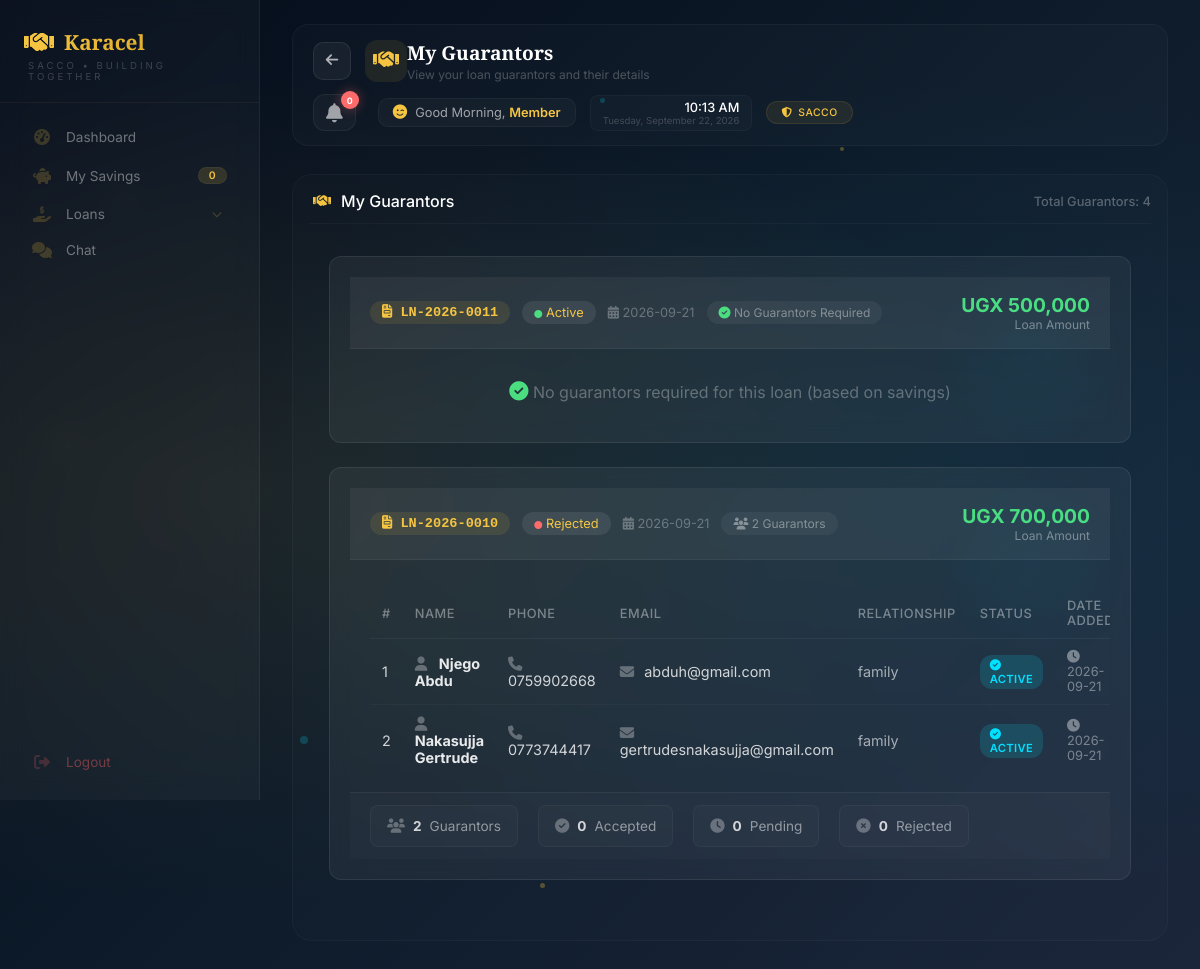
The app's page /member/guarantors (signed in) with its own data.
### tables this page shows
CREATE TABLE loans (
            id INTEGER PRIMARY KEY AUTOINCREMENT,
            loan_number TEXT UNIQUE NOT NULL,
            user_id INTEGER NOT NULL,
            amount REAL NOT NULL,
            interest_rate REAL NOT NULL,
            interest_amount REAL NOT NULL,
            total_repayment REAL NOT NULL,
            monthly_installment REAL NOT NULL,
            tenure INTEGER DEFAULT 3,
            purpose TEXT,
            repayment_plan TEXT,
            status TEXT DEFAULT 'pending',
            application_date TEXT NOT NULL,
            approved_date TEXT,
            disbursed_date TEXT,
            completed_date TEXT,
            rejected_date TEXT,
            rejection_reason TEXT,
            admin_rejection_reason TEXT,
            current_balance REAL DEFAULT 0,
            interest_accrued REAL DEFAULT 0,
            last_interest_date TEXT,
            months_overdue INTEGER DEFAULT 0,
            start_month INTEGER DEFAULT 0,
            end_month INTEGER DEFAULT 12,
            created_at TIMESTAMP DEFAULT CURRENT_TIMESTAMP, last_payment_date TEXT, last_payment_amount REAL DEFAULT 0, total_interest_accrued REAL DEFAULT 0, principal_paid REAL DEFAULT 0, interest_paid REAL DEFAULT 0, months_paid INTEGER DEFAULT 0, original_balance REAL DEFAULT 0, total_interest_calculated REAL DEFAULT 0, due_date TEXT, loan_start_date TEXT, loan_end_date TEXT, completion_date TEXT, disbursement_date TEXT, next_interest_date TEXT, payment_method TEXT, transaction_ref TEXT, notes TEXT, collateral TEXT, guarantor_required INTEGER DEFAULT 0, rejected_by TEXT, approved_by TEXT, approved_by_role TEXT, disbursed_by TEXT, disbursed_by_role TEXT, application_fee REAL DEFAULT 1000, application_fee_paid INTEGER DEFAULT 0, net_loan_amount REAL DEFAULT 0, loan_type TEXT DEFAULT "standard", disbursed_amount REAL DEFAULT 0, total_fees_paid REAL DEFAULT 0, total_penalties REAL DEFAULT 0, accrued_interest REAL DEFAULT 0, last_interest_applied_date TEXT, total_interest_charged REAL DEFAULT 0,
            FOREIGN KEY (user_id) REFERENCES users(id)
        );

CREATE TABLE loan_guarantors (
            id INTEGER PRIMARY KEY AUTOINCREMENT,
            loan_id INTEGER NOT NULL,
            guarantor_name TEXT NOT NULL,
            phone TEXT NOT NULL,
            email TEXT,
            relationship TEXT,
            status TEXT DEFAULT 'active',
            created_at TIMESTAMP DEFAULT CURRENT_TIMESTAMP,
            FOREIGN KEY (loan_id) REFERENCES loans(id)
        );

### app.py (the view)
@app.route("/member/guarantors")
def member_guarantors():
    if "user_id" not in session:
        return redirect("/login")
    user_id = session["user_id"]
    db = get_db()
    db.row_factory = sqlite3.Row
    try:
        guarantors = db.execute("""
            SELECT
                lg.*,
                l.loan_number,
                l.amount,
                l.status as loan_status,
                l.application_date,
                l.interest_amount,
                l.total_repayment
            FROM loan_guarantors lg
            JOIN loans l ON lg.loan_id = l.id
            WHERE l.user_id = ?
            ORDER BY l.application_date DESC, lg.id DESC
        """, (user_id,)).fetchall()
        loans = db.execute("""
            SELECT
                id,
                loan_number,
                amount,
                interest_amount,
                total_repayment,
                status,
                application_date,
                approved_date,
                disbursed_date,
                completed_date,
                current_balance,
                created_at
            FROM loans
            WHERE user_id = ?
            ORDER BY application_date DESC
        """, (user_id,)).fetchall()
        db.close()
        return render_template(
            "member/member-guarantors.html",
            guarantors=guarantors,
            loans=loans
        )
    except Exception as e:
        import traceback
        traceback.print_exc()
        db.close()
        flash(f"Error loading guarantors: {str(e)}", "danger")
        return redirect(url_for("member_dashboard"))

### app.py (called while the page is built)
def get_db():
    conn = sqlite3.connect("sacco.db")
    conn.row_factory = sqlite3.Row
    return conn

@app.context_processor
def inject_globals():
    from datetime import datetime
    completed_loans = 0
    try:
        if 'user_id' in session:
            role = session.get('role', '')
            if role in ['treasurer', 'admin', 'chairperson']:
                db = get_db()
                completed_loans = db.execute("SELECT COUNT(*) FROM loans WHERE status = 'completed'").fetchone()[0]
                db.close()
    except Exception as e:
        print(f"Error getting completed_loans: {e}")
    return {
        'now': datetime.now(),
        'completed_loans': completed_loans
    }

### templates/member/member-guarantors.html (shortened to what this page needs)
{% extends "member/member-base.html" %}
{% block page_title %}My Guarantors{% endblock %}
{% block page_subtitle %}View your loan guarantors and their details{% endblock %}
{% block content %}
<div class="history-section">
    <div class="history-title">
        <i class="fas fa-handshake"></i> My Guarantors
        <span style="font-size: 0.8rem; margin-left: auto; color: rgba(255,255,255,0.3);">
            Total Guarantors: {{ guarantors|length }}
        </span>
    </div>
    <div style="padding: 20px;">
        {% if guarantors %}
            {% set loan_ids = [] %}
            {% for guarantor in guarantors %}
                {% if guarantor.loan_id not in loan_ids %}
                    {% set _ = loan_ids.append(guarantor.loan_id) %}
                {% endif %}
            {% endfor %}
            {% for loan_id in loan_ids %}
                {% set loan = loans|selectattr('id', 'equalto', loan_id)|first %}
                {% if loan %}
                <div class="guarantor-card">
                    <div class="guarantor-header">
                        <div class="guarantor-title">
                            <span class="loan-number-badge">
                                <i class="fas fa-file-invoice"></i> {{ loan.loan_number }}
                            </span>
                            <span class="guarantor-badge">
                                <i class="fas fa-circle" style="color: {% if loan.status == 'pending' %}#f5c542{% elif loan.status == 'approved' %}#00e0ff{% elif loan.status in ['disbursed', 'active'] %}#4ade80{% elif loan.status == 'completed' %}#6366f1{% else %}#ff6b6b{% endif %}; font-size: 0.5rem;"></i>
                                {{ loan.status|title }}
                            </span>
                            <span style="color: rgba(255,255,255,0.3); font-size: 0.8rem;">
                                <i class="fas fa-calendar-alt"></i> {{ loan.application_date }}
                            </span>
                            <span class="no-guarantors-badge">
                                {% set loan_guarantors = guarantors|selectattr('loan_id', 'equalto', loan_id)|list %}
                                {% if loan_guarantors|length > 0 and loan_guarantors[0].guarantor_name == 'No Guarantor Required' %}
                                    <i class="fas fa-check-circle" style="color: #4ade80;"></i> No Guarantors Required
                                {% else %}
                                    <i class="fas fa-users"></i> {{ loan_guarantors|length }} Guarantors
                                {% endif %}
                            </span>
                        </div>
                        <div class="guarantor-amount">
                            <div class="amount">UGX {{ "{:,.0f}".format(loan.amount) if loan.amount else '0' }}</div>
                            <div class="label">Loan Amount</div>
                        </div>
                    </div>
                    {% set loan_guarantors = guarantors|selectattr('loan_id', 'equalto', loan_id)|list %}
                    {% if loan_guarantors and loan_guarantors[0].guarantor_name != 'No Guarantor Required' %}
                    <div class="guarantor-table-wrapper">
                        <table class="guarantor-table">
                            <thead>
                                <tr>
                                    <th>#</th>
                                    <th>Name</th>
                                    <th>Phone</th>
                                    <th>Email</th>
                                    <th>Relationship</th>
                                    <th>Status</th>
                                    <th>Date Added</th>
                                </tr>
                            </thead>
                            <tbody>
                                {% for guarantor in loan_guarantors %}
                                <tr>
                                    <td>{{ loop.index }}</td>
                                    <td>
                                        <strong style="color: rgba(255,255,255,0.9);">
                                            <i class="fas fa-user" style="color: rgba(255,255,255,0.3); margin-right: 8px;"></i>
                                            {{ guarantor.guarantor_name }}
                                        </strong>
                                    </td>
                                    <td>
                                        <i class="fas fa-phone" style="color: rgba(255,255,255,0.3); margin-right: 6px;"></i>
                                        {{ guarantor.phone }}
                                    </td>
                                    <td>
                                        {% if guarantor.email %}
                                            <i class="fas fa-envelope" style="color: rgba(255,255,255,0.3); margin-right: 6px;"></i>
                                            {{ guarantor.email }}
                                        {% else %}
                                            <span style="color: rgba(255,255,255,0.2);">-</span>
                                        {% endif %}
                                    </td>
                                    <td>
                                        {% if guarantor.relationship %}
                                            <span style="color: rgba(255,255,255,0.6);">{{ guarantor.relationship }}</span>
                                        {% else %}
                                            <span style="color: rgba(255,255,255,0.2);">-</span>
                                        {% endif %}
                                    </td>
                                    <td>
                                        <span class="status-badge
                                            {% if guarantor.status == 'accepted' %}status-accepted
                                            {% elif guarantor.status == 'pending' %}status-pending
                                            {% elif guarantor.status == 'active' %}status-active
                                            {% else %}status-rejected{% endif %}">
                                            {% if guarantor.status == 'accepted' %}
                                                <i class="fas fa-check-circle"></i> ACCEPTED
                                            {% elif guarantor.status == 'pending' %}
                                                <i class="fas fa-clock"></i> PENDING
                                            {% elif guarantor.status == 'active' %}
                                                <i class="fas fa-check-circle"></i> ACTIVE
                                            {% else %}
                                                <i class="fas fa-times-circle"></i> {{ guarantor.status|upper }}
                                            {% endif %}
                                        </span>
                                    </td>
                                    <td style="color: rgba(255,255,255,0.4); font-size: 0.8rem;">
                                        {% if guarantor.created_at %}
                                            <i class="fas fa-clock"></i> {{ guarantor.created_at[:10] }}
                                        {% else %}
                                            -
                                        {% endif %}
                                    </td>
                                </tr>
                                {% endfor %}
                            </tbody>
                        </table>
                    </div>
                    <div class="guarantor-summary">
                        <div class="summary-item">
                            <i class="fas fa-users"></i>
                            <strong>{{ loan_guarantors|length }}</strong> Guarantors
                        </div>
                        <div class="summary-item">
                            <i class="fas fa-check-circle"></i>
                            <strong>
                                {{ loan_guarantors|selectattr('status', 'equalto', 'accepted')|list|length }}
                            </strong> Accepted
                        </div>
                        <div class="summary-item">
                            <i class="fas fa-clock"></i>
                            <strong>
                                {{ loan_guarantors|selectattr('status', 'equalto', 'pending')|list|length }}
                            </strong> Pending
                        </div>
                        <div class="summary-item">
                            <i class="fas fa-times-circle"></i>
                            <strong>
                                {{ loan_guarantors|selectattr('status', 'equalto', 'rejected')|list|length }}
                            </strong> Rejected
                        </div>
                    </div>
                    {% else %}
                    <div style="padding: 20px; text-align: center; color: rgba(255,255,255,0.3);">
                        <i class="fas fa-check-circle" style="color: #4ade80; font-size: 1.2rem;"></i>
                        No guarantors required for this loan (based on savings)
                    </div>
                    {% endif %}
                </div>
                {% endif %}
            {% endfor %}
        {% endif %}
    </div>
</div>
{% endblock %}

### templates/member/member-guarantors.html (style rules this page uses)
.guarantor-card { background: rgba(255,255,255,0.05); border-radius: 12px; border: 1px solid rgba(255,255,255,0.08); margin-bottom: 24px; overflow: hidden; transition: all 0.3s ease; }
.guarantor-header { background: rgba(255,255,255,0.05); padding: 16px 20px; border-bottom: 1px solid rgba(255,255,255,0.05); display: flex; justify-content: space-between; align-items: center; flex-wrap: wrap; gap: 12px; }
.guarantor-title { display: flex; align-items: center; gap: 12px; flex-wrap: wrap; }
.loan-number-badge { background: rgba(0,224,255,0.15); color: #00e0ff; padding: 4px 12px; border-radius: 20px; font-size: 0.85rem; font-weight: 600; }
.guarantor-badge { background: rgba(255,255,255,0.08); padding: 4px 12px; border-radius: 20px; font-size: 0.8rem; }
.guarantor-amount { text-align: right; }
.guarantor-amount .amount { color: #4ade80; font-size: 1.2rem; font-weight: 700; }
.guarantor-amount .label { color: rgba(255,255,255,0.4); font-size: 0.75rem; }
.guarantor-table-wrapper { padding: 16px 20px; overflow-x: auto; }
.guarantor-table { width: 100%; border-collapse: collapse; font-size: 0.9rem; }
.guarantor-table thead th { text-align: left; padding: 10px 12px; color: rgba(255,255,255,0.4); font-weight: 500; font-size: 0.8rem; text-transform: uppercase; letter-spacing: 0.5px; border-bottom: 1px solid rgba(255,255,255,0.05); }
.guarantor-table tbody td { padding: 10px 12px; border-bottom: 1px solid rgba(255,255,255,0.03); color: rgba(255,255,255,0.8); }
.guarantor-table tbody tr:last-child td { border-bottom: none; }
.status-badge { padding: 3px 10px; border-radius: 12px; font-size: 0.7rem; font-weight: 600; letter-spacing: 0.3px; }
.status-active { background: rgba(0, 224, 255, 0.15); color: #00e0ff; }
.guarantor-summary { display: flex; gap: 20px; padding: 12px 20px; background: rgba(255,255,255,0.02); border-top: 1px solid rgba(255,255,255,0.05); flex-wrap: wrap; }
.guarantor-summary .summary-item { display: flex; align-items: center; gap: 8px; color: rgba(255,255,255,0.5); font-size: 0.85rem; }
.guarantor-summary .summary-item i { color: rgba(255,255,255,0.3); }
.guarantor-summary .summary-item strong { color: rgba(255,255,255,0.8); }
.no-guarantors-badge { background: rgba(255,255,255,0.05); padding: 4px 12px; border-radius: 20px; font-size: 0.75rem; color: rgba(255,255,255,0.4); }

### records on screen
loans: loan_number "LN-2026-0011", status "Active", application_date "2026-09-21", amount "500,000"
loans: loan_number "LN-2026-0010", status "Rejected", application_date "2026-09-21", amount "700,000"
loan_guarantors: guarantor_name "Njego Abdu", phone "0759902668", email "abduh@gmail.com", relationship "family", status "active" (drawn), created_at "2026-09-21"
loan_guarantors: guarantor_name "Nakasujja Gertrude", phone "0773744417", email "gertrudesnakasujja@gmail.com", relationship "family", status "active" (drawn), created_at "2026-09-21"

### other values on screen
{{ savings_deposits|length if savings_deposits else 0 }} "0"
{{ unread_count if unread_count is defined else 0 }} "0"
{{ member.full_name | safe if member else 'Member' }} "Member"
{{ guarantors|length }} "4"
{{ loan_guarantors|length }} "2"
{{ loan_guarantors|selectattr('status', 'equalto', 'pending')|list|length }} "0"
